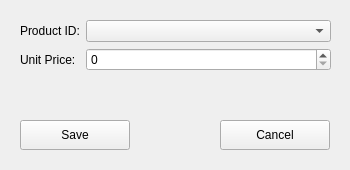
<?xml version="1.0" encoding="UTF-8"?>
<ui version="4.0">
 <class>EditExstingProductWindow</class>
 <widget class="QWidget" name="EditExstingProductWindow">
  <property name="geometry">
   <rect>
    <x>0</x>
    <y>0</y>
    <width>350</width>
    <height>170</height>
   </rect>
  </property>
  <property name="windowTitle">
   <string>Form</string>
  </property>
  <widget class="QWidget" name="formLayoutWidget">
   <property name="geometry">
    <rect>
     <x>20</x>
     <y>20</y>
     <width>311</width>
     <height>71</height>
    </rect>
   </property>
   <layout class="QFormLayout" name="formLayout">
    <item row="0" column="0">
     <widget class="QLabel" name="label">
      <property name="text">
       <string>Product ID:</string>
      </property>
     </widget>
    </item>
    <item row="0" column="1">
     <widget class="QComboBox" name="comboBox"/>
    </item>
    <item row="1" column="0">
     <widget class="QLabel" name="label_3">
      <property name="text">
       <string>Unit Price:</string>
      </property>
     </widget>
    </item>
    <item row="1" column="1">
     <widget class="QSpinBox" name="spinBox"/>
    </item>
   </layout>
  </widget>
  <widget class="QPushButton" name="save_btn">
   <property name="geometry">
    <rect>
     <x>20</x>
     <y>120</y>
     <width>110</width>
     <height>30</height>
    </rect>
   </property>
   <property name="text">
    <string>Save</string>
   </property>
  </widget>
  <widget class="QPushButton" name="cancel_btn">
   <property name="geometry">
    <rect>
     <x>220</x>
     <y>120</y>
     <width>110</width>
     <height>30</height>
    </rect>
   </property>
   <property name="text">
    <string>Cancel</string>
   </property>
  </widget>
 </widget>
 <resources/>
 <connections/>
</ui>
